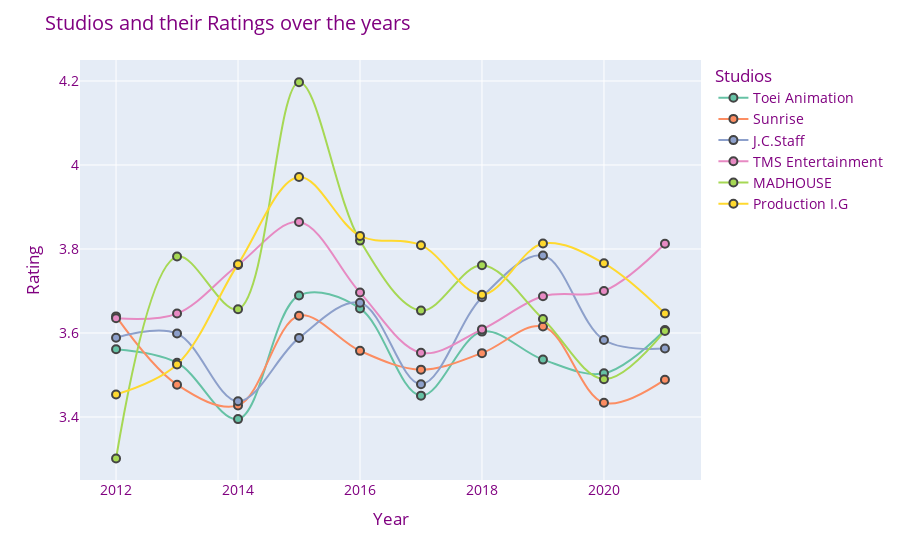

The code cell stored with this chart in its notebook:
### Code cell
toei = general[(general["Studio"] == "Toei Animation") & ((general.Release_year <= 2021) & (general.Release_year >= 2012))].sort_values(by = "Release_year", ascending = False)
sunrise = general[(general["Studio"] == "Sunrise") & ((general.Release_year <= 2021) & (general.Release_year >= 2012))].sort_values(by = "Release_year", ascending = False)
jc = general[(general["Studio"] == "J.C.Staff") & ((general.Release_year <= 2021) & (general.Release_year >= 2012))].sort_values(by = "Release_year", ascending = False)
tms = general[(general["Studio"] == "TMS Entertainment") & ((general.Release_year <= 2021) & (general.Release_year >= 2012))].sort_values(by = "Release_year", ascending = False)
madhouse = general[(general["Studio"] == "MADHOUSE") & ((general.Release_year <= 2021) & (general.Release_year >= 2012))].sort_values(by = "Release_year", ascending = False)
ig = general[(general["Studio"] == "Production I.G") & ((general.Release_year <= 2021) & (general.Release_year >= 2012))].sort_values(by = "Release_year", ascending = False)

t_yearly_ratings = []
s_yearly_ratings = []
jc_yearly_ratings = []
tms_yearly_ratings = []
m_yearly_ratings = []
ig_yearly_ratings = []

for i in range(2012, 2022) :
    t_yearly_ratings.append(toei[toei.Release_year == i]["Rating"].mean())
    s_yearly_ratings.append(sunrise[sunrise.Release_year == i]["Rating"].mean())
    jc_yearly_ratings.append(jc[jc.Release_year == i]["Rating"].mean())
    tms_yearly_ratings.append(tms[tms.Release_year == i]["Rating"].mean())
    m_yearly_ratings.append(madhouse[madhouse.Release_year == i]["Rating"].mean())
    ig_yearly_ratings.append(ig[ig.Release_year == i]["Rating"].mean())

fig = px.line(toei,
                x = [i for i in range(2012, 2022)], 
                y = [t_yearly_ratings, 
                        s_yearly_ratings,
                        jc_yearly_ratings, 
                        tms_yearly_ratings,
                        m_yearly_ratings,
                        ig_yearly_ratings
                    ],
                labels={"variable": "Studios",
                     },
                markers=True,
                line_shape='spline',
                color_discrete_sequence=palette,
)

# fig.update_traces(hovertemplate ='%{x}' + " : " + "%{y}", selector=dict(type="line"))

# fig.update_layout(yaxis_range = [min(l) - 0.1, max(l)])

fig.update_layout(
    title = "Studios and their Ratings over the years",
    yaxis_title = "Rating",
    xaxis_title = "Year",
    yaxis_range = [3.25, 4.25],
    hoverlabel=dict(
        bgcolor="lavender",
        font_size=14
    ),
    font=dict(
        color = "purple",
        size = 14
    ),
)

fig.update_traces(
                  selector=dict(type='scatter'),
                  marker=dict(size=8,
                              line=dict(width=2)
                             )
)

#fig.update_layout(updatemenus=[yanchor = ["hvh", "jbjb"]])

newnames = {'wide_variable_0': 'Toei Animation',
            'wide_variable_1': 'Sunrise',
            'wide_variable_2': 'J.C.Staff',
            'wide_variable_3': 'TMS Entertainment',
            'wide_variable_4': 'MADHOUSE',
            'wide_variable_5': 'Production I.G'
}

fig.for_each_trace(lambda t: t.update(name = newnames[t.name],
                                      legendgroup = newnames[t.name],
                                      hovertemplate = t.hovertemplate.replace(t.name, newnames[t.name])
                                     )
                  )

fig.update_yaxes(type="linear")

fig.show()

### Figure 1 — Plotly figure (JSON) as saved in the notebook; plotly's stock layout.template omitted (floating-point values rounded to 4 significant figures)
{"data": [{"hovertemplate": "Studios=Toei Animation<br>x=%{x}<br>value=%{y}<extra></extra>", "legendgroup": "Toei Animation", "line": {"color": "rgb(102,194,165)", "dash": "solid", "shape": "spline"}, "marker": {"line": {"width": 2}, "size": 8, "symbol": "circle"}, "mode": "markers+lines", "name": "Toei Animation", "orientation": "v", "showlegend": true, "type": "scatter", "x": [2012, 2013, 2014, 2015, 2016, 2017, 2018, 2019, 2020, 2021], "xaxis": "x", "y": [3.561, 3.529, 3.395, 3.689, 3.658, 3.451, 3.603, 3.537, 3.504, 3.607], "yaxis": "y"}, {"hovertemplate": "Studios=Sunrise<br>x=%{x}<br>value=%{y}<extra></extra>", "legendgroup": "Sunrise", "line": {"color": "rgb(252,141,98)", "dash": "solid", "shape": "spline"}, "marker": {"line": {"width": 2}, "size": 8, "symbol": "circle"}, "mode": "markers+lines", "name": "Sunrise", "orientation": "v", "showlegend": true, "type": "scatter", "x": [2012, 2013, 2014, 2015, 2016, 2017, 2018, 2019, 2020, 2021], "xaxis": "x", "y": [3.64, 3.477, 3.428, 3.641, 3.557, 3.513, 3.552, 3.616, 3.434, 3.489], "yaxis": "y"}, {"hovertemplate": "Studios=J.C.Staff<br>x=%{x}<br>value=%{y}<extra></extra>", "legendgroup": "J.C.Staff", "line": {"color": "rgb(141,160,203)", "dash": "solid", "shape": "spline"}, "marker": {"line": {"width": 2}, "size": 8, "symbol": "circle"}, "mode": "markers+lines", "name": "J.C.Staff", "orientation": "v", "showlegend": true, "type": "scatter", "x": [2012, 2013, 2014, 2015, 2016, 2017, 2018, 2019, 2020, 2021], "xaxis": "x", "y": [3.589, 3.599, 3.437, 3.588, 3.672, 3.478, 3.685, 3.784, 3.583, 3.563], "yaxis": "y"}, {"hovertemplate": "Studios=TMS Entertainment<br>x=%{x}<br>value=%{y}<extra></extra>", "legendgroup": "TMS Entertainment", "line": {"color": "rgb(231,138,195)", "dash": "solid", "shape": "spline"}, "marker": {"line": {"width": 2}, "size": 8, "symbol": "circle"}, "mode": "markers+lines", "name": "TMS Entertainment", "orientation": "v", "showlegend": true, "type": "scatter", "x": [2012, 2013, 2014, 2015, 2016, 2017, 2018, 2019, 2020, 2021], "xaxis": "x", "y": [3.635, 3.646, 3.762, 3.864, 3.696, 3.553, 3.609, 3.688, 3.7, 3.812], "yaxis": "y"}, {"hovertemplate": "Studios=MADHOUSE<br>x=%{x}<br>value=%{y}<extra></extra>", "legendgroup": "MADHOUSE", "line": {"color": "rgb(166,216,84)", "dash": "solid", "shape": "spline"}, "marker": {"line": {"width": 2}, "size": 8, "symbol": "circle"}, "mode": "markers+lines", "name": "MADHOUSE", "orientation": "v", "showlegend": true, "type": "scatter", "x": [2012, 2013, 2014, 2015, 2016, 2017, 2018, 2019, 2020, 2021], "xaxis": "x", "y": [3.301, 3.782, 3.657, 4.197, 3.82, 3.653, 3.761, 3.633, 3.49, 3.605], "yaxis": "y"}, {"hovertemplate": "Studios=Production I.G<br>x=%{x}<br>value=%{y}<extra></extra>", "legendgroup": "Production I.G", "line": {"color": "rgb(255,217,47)", "dash": "solid", "shape": "spline"}, "marker": {"line": {"width": 2}, "size": 8, "symbol": "circle"}, "mode": "markers+lines", "name": "Production I.G", "orientation": "v", "showlegend": true, "type": "scatter", "x": [2012, 2013, 2014, 2015, 2016, 2017, 2018, 2019, 2020, 2021], "xaxis": "x", "y": [3.454, 3.525, 3.764, 3.972, 3.831, 3.809, 3.691, 3.813, 3.766, 3.647], "yaxis": "y"}], "layout": {"font": {"color": "purple", "size": 14}, "hoverlabel": {"bgcolor": "lavender", "font": {"size": 14}}, "legend": {"title": {"text": "Studios"}, "tracegroupgap": 0}, "margin": {"t": 60}, "title": {"text": "Studios and their Ratings over the years"}, "xaxis": {"anchor": "y", "domain": [0, 1], "title": {"text": "Year"}}, "yaxis": {"anchor": "x", "domain": [0, 1], "range": [3.25, 4.25], "title": {"text": "Rating"}, "type": "linear"}}}
